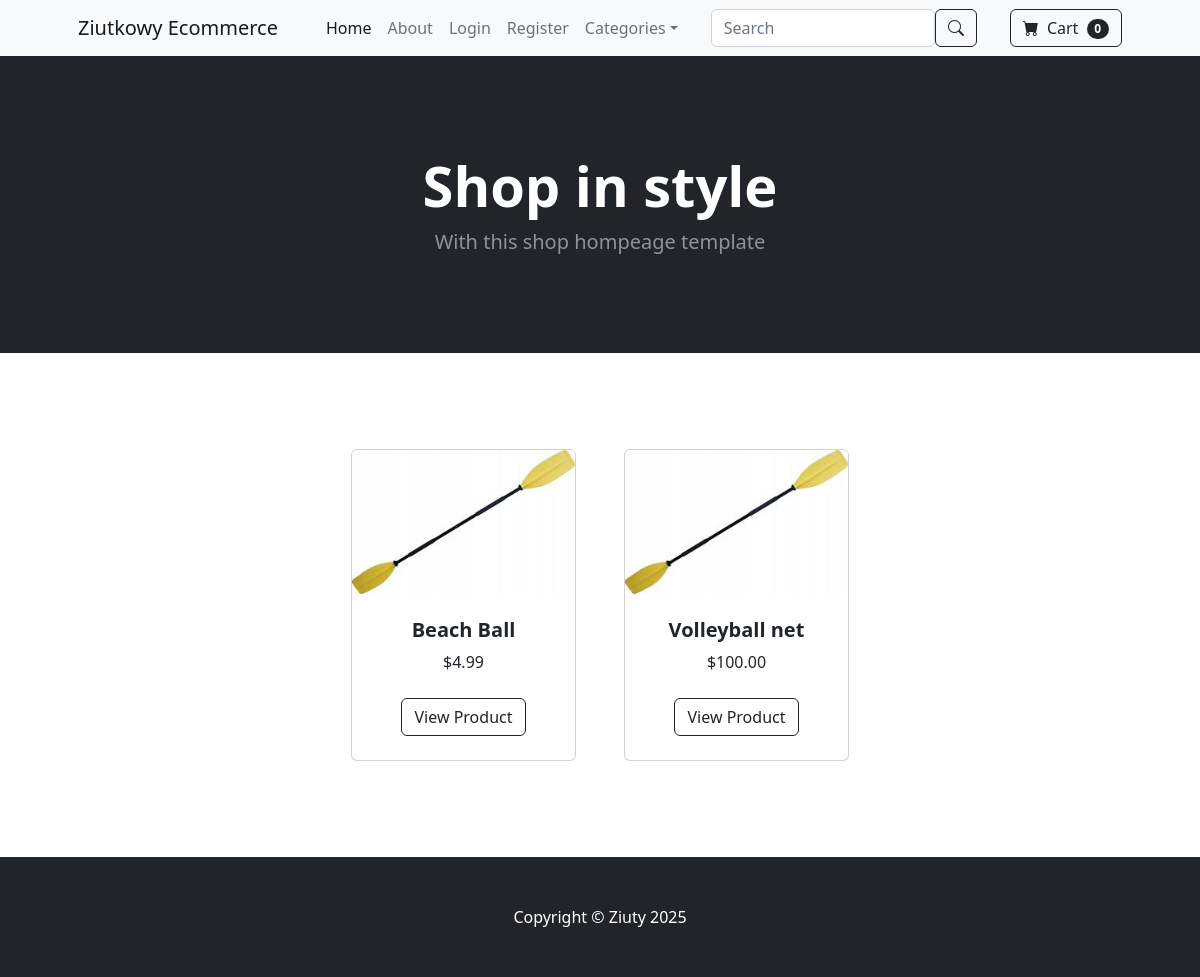
The app's page /, older data.
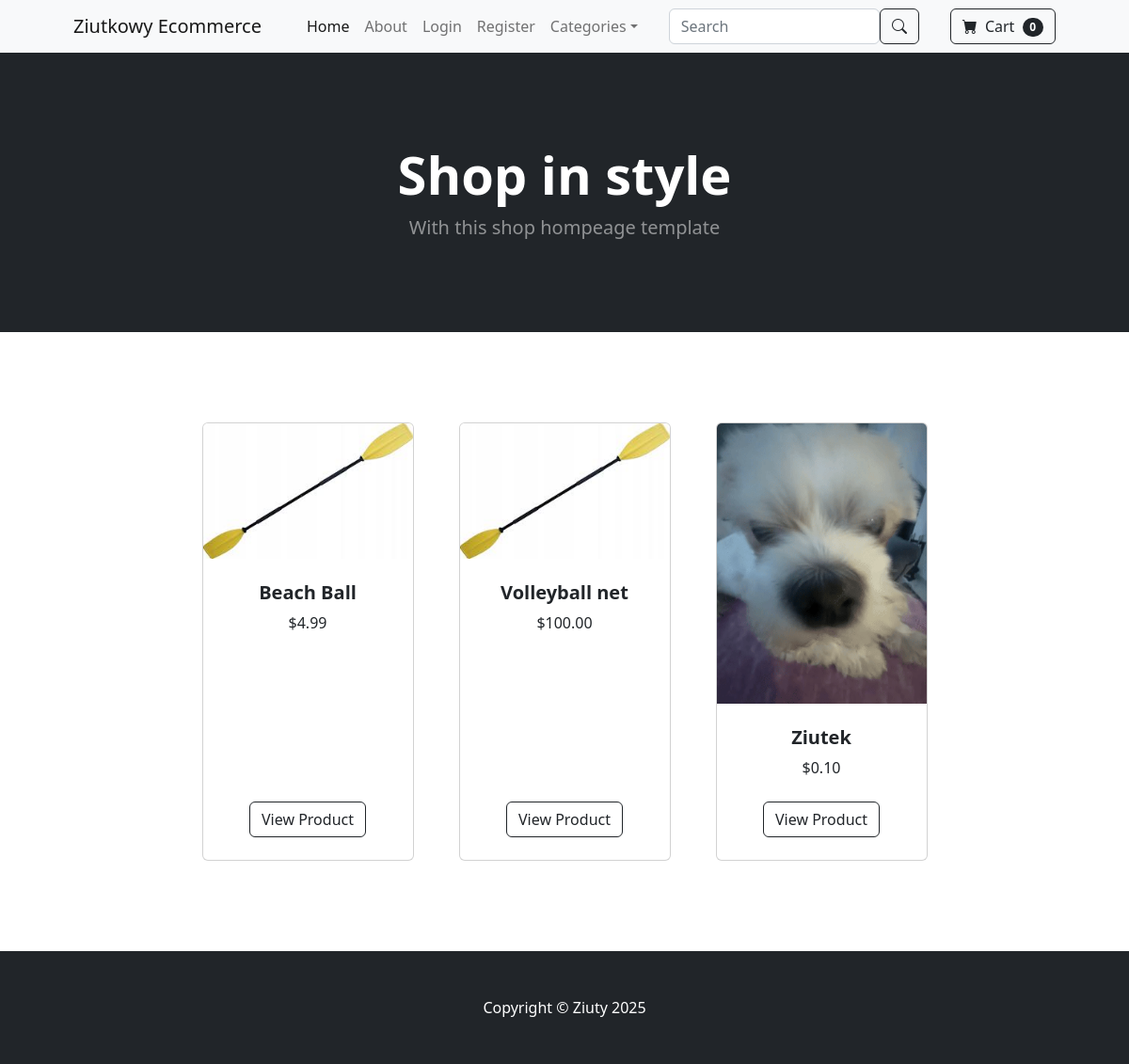
The same page, newer data.
### store/models.py (models this page shows, shortened)
class Products(models.Model):
    name = models.CharField(max_length=100)
    price = models.DecimalField(default=0, decimal_places=2, max_digits=6)
    category = models.ForeignKey(Category, on_delete=models.CASCADE, default=1)
    description = models.CharField(max_length=250, default='', blank=True, null=True)
    image = models.ImageField(upload_to='uploads/product/')

### store/views.py (the view)
# urls.py: path('', views.home, name='home'),
def home(request):
    products = Products.objects.all()
    categories = Category.objects.all()
    return render(request, 'home.html', {'products':products, 'categories':categories})

### cart/cart.py (called while the page is built)
    def __len__(self):
        return len(self.cart)

### cart/context_processors.py (called while the page is built)
def cart(request):
    return{'cart': Cart(request)}

### store/context_processors.py (called while the page is built)
def categories(request):
    return {'categories': Category.objects.all()}

### store/templates/home.html
{% extends 'base.html' %}
{% block content %}
        <header class="bg-dark py-5">
            <div class="container px-4 px-lg-5 my-5">
                <div class="text-center text-white">
                    <h1 class="display-4 fw-bolder">Shop in style</h1>
                    <p class="lead fw-normal text-white-50 mb-0">With this shop hompeage template</p>
                </div>
            </div>
        </header>
        <section class="py-5">
            <div class="container px-4 px-lg-5 mt-5">
                <div class="row gx-4 gx-lg-5 row-cols-2 row-cols-md-3 row-cols-xl-4 justify-content-center">
                    {% for product in products %}
                    {% if product.is_sale %}
                    <div class="col mb-5">
                        <div class="card h-100">
                            <div class="badge bg-dark text-white position-absolute" style="top: 0.5rem; right: 0.5rem">Sale</div>
                            <img class="card-img-top" src="{{ product.image.url }}" alt="..." />
                            <div class="card-body p-4">
                                <div class="text-center">
                                    <h5 class="fw-bolder">{{ product.name }}</h5>
                                    <div class="d-flex justify-content-center small text-warning mb-2">
                                        <div class="bi-star-fill"></div>
                                            &nbsp;&nbsp;Sale!&nbsp;&nbsp;
                                        <div class="bi-star-fill"></div>
                                    </div>
                                    <strike>
                                    ${{ product.price }}
                                    </strike>
                                    &nbsp;
                                    ${{ product.sale_price }}
                                </div>
                            </div>
                            <div class="card-footer p-4 pt-0 border-top-0 bg-transparent">
                                <div class="text-center">
                                    <a class="btn btn-outline-dark mt-auto" href="{% url 'product' product.id  %}">View Product</a>
                                </div>
                            </div>
                        </div>
                    </div>
                    {% else %}
                    <div class="col mb-5">
                        <div class="card h-100">
                            <img class="card-img-top" src="{{ product.image.url }}" alt="..." />
                            <div class="card-body p-4">
                                <div class="text-center">
                                    <h5 class="fw-bolder">{{ product.name }}</h5>
                                    ${{ product.price }}
                                </div>
                            </div>
                            <div class="card-footer p-4 pt-0 border-top-0 bg-transparent">
                                    <div class="text-center"><a class="btn btn-outline-dark mt-auto" href="{% url 'product' product.id %}">View Product</a></div>
                            </div>
                        </div>
                    </div>
                    {% endif %}
                    {% endfor %}
                </div>
            </div>
        </section>
{% endblock %}

Row changes from the older to the newer data that the page shows:
added Products: image (picture), name "Ziutek", price "0.10"
